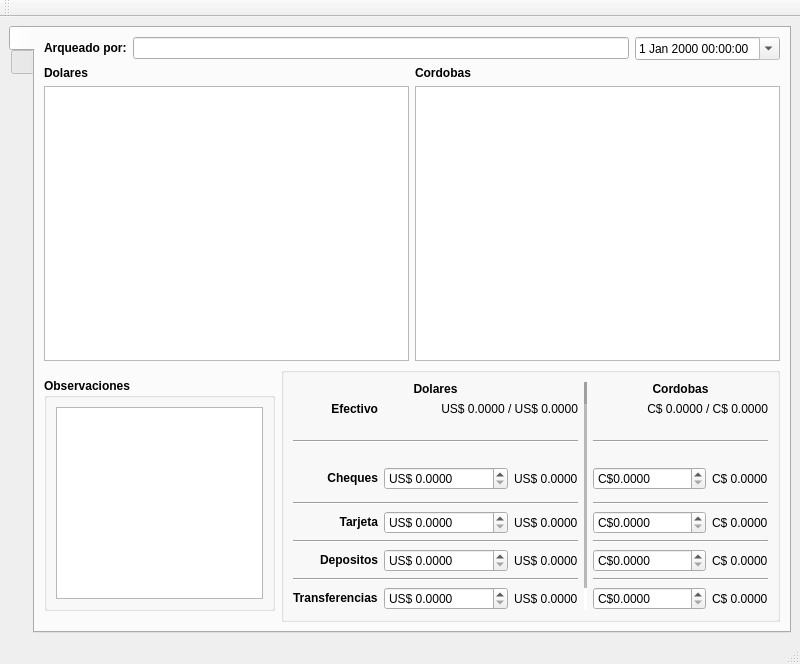
<?xml version="1.0" encoding="UTF-8"?>
<ui version="4.0">
 <class>frmArqueo</class>
 <widget class="QMainWindow" name="frmArqueo">
  <property name="geometry">
   <rect>
    <x>0</x>
    <y>0</y>
    <width>800</width>
    <height>664</height>
   </rect>
  </property>
  <property name="windowTitle">
   <string>Arqueo</string>
  </property>
  <widget class="QWidget" name="centralwidget">
   <layout class="QVBoxLayout" name="verticalLayout">
    <item>
     <widget class="QTabWidget" name="tabWidget">
      <property name="tabPosition">
       <enum>QTabWidget::West</enum>
      </property>
      <property name="currentIndex">
       <number>0</number>
      </property>
      <widget class="QWidget" name="tabdetails">
       <attribute name="icon">
        <iconset resource="res.qrc">
         <normaloff>:/icons/res/document-edit.png</normaloff>:/icons/res/document-edit.png</iconset>
       </attribute>
       <attribute name="title">
        <string notr="true"/>
       </attribute>
       <layout class="QVBoxLayout" name="verticalLayout_3">
        <item>
         <layout class="QHBoxLayout" name="horizontalLayout_2">
          <item>
           <widget class="QLabel" name="label_2">
            <property name="sizePolicy">
             <sizepolicy hsizetype="Fixed" vsizetype="Preferred">
              <horstretch>0</horstretch>
              <verstretch>0</verstretch>
             </sizepolicy>
            </property>
            <property name="text">
             <string>&lt;b&gt;Arqueado por:&lt;/b&gt;</string>
            </property>
           </widget>
          </item>
          <item>
           <widget class="QLineEdit" name="lblUserName">
            <property name="readOnly">
             <bool>true</bool>
            </property>
           </widget>
          </item>
          <item>
           <widget class="QDateTimeEdit" name="dtPicker">
            <property name="enabled">
             <bool>true</bool>
            </property>
            <property name="sizePolicy">
             <sizepolicy hsizetype="Fixed" vsizetype="Fixed">
              <horstretch>0</horstretch>
              <verstretch>0</verstretch>
             </sizepolicy>
            </property>
            <property name="readOnly">
             <bool>true</bool>
            </property>
            <property name="calendarPopup">
             <bool>true</bool>
            </property>
           </widget>
          </item>
         </layout>
        </item>
        <item>
         <layout class="QGridLayout" name="gridLayout">
          <item row="0" column="0">
           <widget class="QLabel" name="label_3">
            <property name="text">
             <string>&lt;!DOCTYPE HTML PUBLIC &quot;-//W3C//DTD HTML 4.0//EN&quot; &quot;http://www.w3.org/TR/REC-html40/strict.dtd&quot;&gt;
&lt;html&gt;&lt;head&gt;&lt;meta name=&quot;qrichtext&quot; content=&quot;1&quot; /&gt;&lt;style type=&quot;text/css&quot;&gt;
p, li { white-space: pre-wrap; }
&lt;/style&gt;&lt;/head&gt;&lt;body style=&quot; font-family:'Sans Serif'; font-size:9pt; font-weight:400; font-style:normal;&quot;&gt;
&lt;p style=&quot; margin-top:0px; margin-bottom:0px; margin-left:0px; margin-right:0px; -qt-block-indent:0; text-indent:0px;&quot;&gt;&lt;span style=&quot; font-weight:600;&quot;&gt;Dolares&lt;/span&gt;&lt;/p&gt;&lt;/body&gt;&lt;/html&gt;</string>
            </property>
           </widget>
          </item>
          <item row="0" column="1">
           <widget class="QLabel" name="label_6">
            <property name="text">
             <string>&lt;!DOCTYPE HTML PUBLIC &quot;-//W3C//DTD HTML 4.0//EN&quot; &quot;http://www.w3.org/TR/REC-html40/strict.dtd&quot;&gt;
&lt;html&gt;&lt;head&gt;&lt;meta name=&quot;qrichtext&quot; content=&quot;1&quot; /&gt;&lt;style type=&quot;text/css&quot;&gt;
p, li { white-space: pre-wrap; }
&lt;/style&gt;&lt;/head&gt;&lt;body style=&quot; font-family:'Sans Serif'; font-size:9pt; font-weight:400; font-style:normal;&quot;&gt;
&lt;p style=&quot; margin-top:0px; margin-bottom:0px; margin-left:0px; margin-right:0px; -qt-block-indent:0; text-indent:0px;&quot;&gt;&lt;span style=&quot; font-weight:600;&quot;&gt;Cordobas&lt;/span&gt;&lt;/p&gt;&lt;/body&gt;&lt;/html&gt;</string>
            </property>
           </widget>
          </item>
          <item row="1" column="0">
           <widget class="QTableView" name="tabledetailsD">
            <property name="sizePolicy">
             <sizepolicy hsizetype="Minimum" vsizetype="Minimum">
              <horstretch>0</horstretch>
              <verstretch>2</verstretch>
             </sizepolicy>
            </property>
            <property name="contextMenuPolicy">
             <enum>Qt::ActionsContextMenu</enum>
            </property>
            <property name="editTriggers">
             <set>QAbstractItemView::NoEditTriggers</set>
            </property>
            <property name="alternatingRowColors">
             <bool>true</bool>
            </property>
            <attribute name="verticalHeaderVisible">
             <bool>false</bool>
            </attribute>
            <attribute name="verticalHeaderVisible">
             <bool>false</bool>
            </attribute>
           </widget>
          </item>
          <item row="1" column="1">
           <widget class="QTableView" name="tabledetailsC">
            <property name="sizePolicy">
             <sizepolicy hsizetype="Minimum" vsizetype="Minimum">
              <horstretch>0</horstretch>
              <verstretch>2</verstretch>
             </sizepolicy>
            </property>
           </widget>
          </item>
         </layout>
        </item>
        <item>
         <layout class="QHBoxLayout" name="horizontalLayout_3">
          <item>
           <widget class="QGroupBox" name="groupBox_2">
            <property name="sizePolicy">
             <sizepolicy hsizetype="Preferred" vsizetype="Maximum">
              <horstretch>1</horstretch>
              <verstretch>0</verstretch>
             </sizepolicy>
            </property>
            <property name="font">
             <font>
              <weight>75</weight>
              <bold>true</bold>
             </font>
            </property>
            <property name="title">
             <string>Observaciones</string>
            </property>
            <layout class="QGridLayout" name="gridLayout_3">
             <item row="0" column="0">
              <widget class="QPlainTextEdit" name="txtObservations">
               <property name="enabled">
                <bool>true</bool>
               </property>
               <property name="sizePolicy">
                <sizepolicy hsizetype="Expanding" vsizetype="Maximum">
                 <horstretch>0</horstretch>
                 <verstretch>0</verstretch>
                </sizepolicy>
               </property>
               <property name="readOnly">
                <bool>true</bool>
               </property>
              </widget>
             </item>
            </layout>
           </widget>
          </item>
          <item>
           <widget class="QGroupBox" name="groupBox">
            <property name="sizePolicy">
             <sizepolicy hsizetype="Minimum" vsizetype="Maximum">
              <horstretch>0</horstretch>
              <verstretch>0</verstretch>
             </sizepolicy>
            </property>
            <property name="toolTip">
             <string>El valor a la derecha de la pleca es lo que se espera haya en caja según
los datos del sistema, el valor a la izquierda es lo que el cajero ha
ingresado.</string>
            </property>
            <property name="title">
             <string/>
            </property>
            <layout class="QGridLayout" name="gridLayout_2">
             <item row="9" column="0">
              <widget class="QLabel" name="label_7">
               <property name="text">
                <string>&lt;b&gt;Cheques&lt;/b&gt;</string>
               </property>
               <property name="alignment">
                <set>Qt::AlignRight|Qt::AlignTrailing|Qt::AlignVCenter</set>
               </property>
              </widget>
             </item>
             <item row="12" column="0">
              <widget class="QLabel" name="label_12">
               <property name="text">
                <string>&lt;b&gt;Tarjeta&lt;/b&gt;</string>
               </property>
               <property name="alignment">
                <set>Qt::AlignRight|Qt::AlignTrailing|Qt::AlignVCenter</set>
               </property>
              </widget>
             </item>
             <item row="14" column="0">
              <widget class="QLabel" name="label_9">
               <property name="text">
                <string>&lt;b&gt;Depositos&lt;/b&gt;</string>
               </property>
               <property name="alignment">
                <set>Qt::AlignRight|Qt::AlignTrailing|Qt::AlignVCenter</set>
               </property>
              </widget>
             </item>
             <item row="1" column="0">
              <widget class="QLabel" name="label_8">
               <property name="text">
                <string>&lt;b&gt;Efectivo&lt;/b&gt;</string>
               </property>
               <property name="alignment">
                <set>Qt::AlignRight|Qt::AlignTrailing|Qt::AlignVCenter</set>
               </property>
              </widget>
             </item>
             <item row="9" column="5">
              <widget class="QLabel" name="lblCkC">
               <property name="text">
                <string>C$ 0.0000</string>
               </property>
              </widget>
             </item>
             <item row="0" column="4" colspan="2">
              <widget class="QLabel" name="label_4">
               <property name="sizePolicy">
                <sizepolicy hsizetype="Preferred" vsizetype="Fixed">
                 <horstretch>0</horstretch>
                 <verstretch>0</verstretch>
                </sizepolicy>
               </property>
               <property name="text">
                <string>&lt;b&gt;Cordobas&lt;/b&gt;</string>
               </property>
               <property name="alignment">
                <set>Qt::AlignCenter</set>
               </property>
              </widget>
             </item>
             <item row="12" column="5">
              <widget class="QLabel" name="lblCardC">
               <property name="text">
                <string>C$ 0.0000</string>
               </property>
              </widget>
             </item>
             <item row="1" column="4" colspan="2">
              <widget class="QLabel" name="lblCashC">
               <property name="text">
                <string>C$ 0.0000 / C$ 0.0000</string>
               </property>
               <property name="alignment">
                <set>Qt::AlignRight|Qt::AlignTrailing|Qt::AlignVCenter</set>
               </property>
              </widget>
             </item>
             <item row="14" column="5">
              <widget class="QLabel" name="lblDepositC">
               <property name="text">
                <string>C$ 0.0000</string>
               </property>
              </widget>
             </item>
             <item row="0" column="0" colspan="3">
              <widget class="QLabel" name="label_5">
               <property name="sizePolicy">
                <sizepolicy hsizetype="Preferred" vsizetype="Fixed">
                 <horstretch>0</horstretch>
                 <verstretch>0</verstretch>
                </sizepolicy>
               </property>
               <property name="text">
                <string>&lt;b&gt;Dolares&lt;/b&gt;</string>
               </property>
               <property name="alignment">
                <set>Qt::AlignCenter</set>
               </property>
              </widget>
             </item>
             <item row="1" column="1" colspan="2">
              <widget class="QLabel" name="lblCashD">
               <property name="text">
                <string>US$ 0.0000 / US$ 0.0000</string>
               </property>
               <property name="alignment">
                <set>Qt::AlignRight|Qt::AlignTrailing|Qt::AlignVCenter</set>
               </property>
              </widget>
             </item>
             <item row="9" column="2">
              <widget class="QLabel" name="lblCkD">
               <property name="text">
                <string>US$ 0.0000</string>
               </property>
              </widget>
             </item>
             <item row="12" column="2">
              <widget class="QLabel" name="lblCardD">
               <property name="text">
                <string>US$ 0.0000</string>
               </property>
              </widget>
             </item>
             <item row="14" column="2">
              <widget class="QLabel" name="lblDepositD">
               <property name="text">
                <string>US$ 0.0000</string>
               </property>
              </widget>
             </item>
             <item row="0" column="3" rowspan="17">
              <widget class="Line" name="line">
               <property name="lineWidth">
                <number>22</number>
               </property>
               <property name="midLineWidth">
                <number>22</number>
               </property>
               <property name="orientation">
                <enum>Qt::Vertical</enum>
               </property>
              </widget>
             </item>
             <item row="5" column="0" colspan="3">
              <widget class="Line" name="line_2">
               <property name="orientation">
                <enum>Qt::Horizontal</enum>
               </property>
              </widget>
             </item>
             <item row="5" column="4" colspan="2">
              <widget class="Line" name="line_3">
               <property name="orientation">
                <enum>Qt::Horizontal</enum>
               </property>
              </widget>
             </item>
             <item row="11" column="0" colspan="3">
              <widget class="Line" name="line_4">
               <property name="orientation">
                <enum>Qt::Horizontal</enum>
               </property>
              </widget>
             </item>
             <item row="11" column="4" colspan="2">
              <widget class="Line" name="line_5">
               <property name="orientation">
                <enum>Qt::Horizontal</enum>
               </property>
              </widget>
             </item>
             <item row="13" column="0" colspan="3">
              <widget class="Line" name="line_6">
               <property name="orientation">
                <enum>Qt::Horizontal</enum>
               </property>
              </widget>
             </item>
             <item row="13" column="4" colspan="2">
              <widget class="Line" name="line_7">
               <property name="orientation">
                <enum>Qt::Horizontal</enum>
               </property>
              </widget>
             </item>
             <item row="9" column="1">
              <widget class="QDoubleSpinBox" name="sbCkD">
               <property name="sizePolicy">
                <sizepolicy hsizetype="MinimumExpanding" vsizetype="Fixed">
                 <horstretch>0</horstretch>
                 <verstretch>0</verstretch>
                </sizepolicy>
               </property>
               <property name="prefix">
                <string>US$ </string>
               </property>
               <property name="decimals">
                <number>4</number>
               </property>
               <property name="maximum">
                <double>999999999.000000000000000</double>
               </property>
              </widget>
             </item>
             <item row="12" column="1">
              <widget class="QDoubleSpinBox" name="sbCardD">
               <property name="sizePolicy">
                <sizepolicy hsizetype="MinimumExpanding" vsizetype="Fixed">
                 <horstretch>0</horstretch>
                 <verstretch>0</verstretch>
                </sizepolicy>
               </property>
               <property name="prefix">
                <string>US$ </string>
               </property>
               <property name="decimals">
                <number>4</number>
               </property>
               <property name="maximum">
                <double>999999999.000000000000000</double>
               </property>
              </widget>
             </item>
             <item row="14" column="1">
              <widget class="QDoubleSpinBox" name="sbDepositD">
               <property name="sizePolicy">
                <sizepolicy hsizetype="MinimumExpanding" vsizetype="Fixed">
                 <horstretch>0</horstretch>
                 <verstretch>0</verstretch>
                </sizepolicy>
               </property>
               <property name="prefix">
                <string>US$ </string>
               </property>
               <property name="decimals">
                <number>4</number>
               </property>
               <property name="maximum">
                <double>999999999.000000000000000</double>
               </property>
              </widget>
             </item>
             <item row="9" column="4">
              <widget class="QDoubleSpinBox" name="sbCkC">
               <property name="sizePolicy">
                <sizepolicy hsizetype="MinimumExpanding" vsizetype="Fixed">
                 <horstretch>0</horstretch>
                 <verstretch>0</verstretch>
                </sizepolicy>
               </property>
               <property name="prefix">
                <string>C$</string>
               </property>
               <property name="suffix">
                <string/>
               </property>
               <property name="decimals">
                <number>4</number>
               </property>
               <property name="maximum">
                <double>999999999.000000000000000</double>
               </property>
              </widget>
             </item>
             <item row="12" column="4">
              <widget class="QDoubleSpinBox" name="sbCardC">
               <property name="sizePolicy">
                <sizepolicy hsizetype="MinimumExpanding" vsizetype="Fixed">
                 <horstretch>0</horstretch>
                 <verstretch>0</verstretch>
                </sizepolicy>
               </property>
               <property name="prefix">
                <string>C$</string>
               </property>
               <property name="suffix">
                <string/>
               </property>
               <property name="decimals">
                <number>4</number>
               </property>
               <property name="maximum">
                <double>999999999.000000000000000</double>
               </property>
              </widget>
             </item>
             <item row="14" column="4">
              <widget class="QDoubleSpinBox" name="sbDepositC">
               <property name="sizePolicy">
                <sizepolicy hsizetype="MinimumExpanding" vsizetype="Fixed">
                 <horstretch>0</horstretch>
                 <verstretch>0</verstretch>
                </sizepolicy>
               </property>
               <property name="prefix">
                <string>C$</string>
               </property>
               <property name="suffix">
                <string/>
               </property>
               <property name="decimals">
                <number>4</number>
               </property>
               <property name="maximum">
                <double>999999999.000000000000000</double>
               </property>
              </widget>
             </item>
             <item row="16" column="0">
              <widget class="QLabel" name="label_10">
               <property name="text">
                <string>&lt;b&gt;Transferencias&lt;/b&gt;</string>
               </property>
              </widget>
             </item>
             <item row="15" column="0" colspan="3">
              <widget class="Line" name="line_8">
               <property name="orientation">
                <enum>Qt::Horizontal</enum>
               </property>
              </widget>
             </item>
             <item row="16" column="1">
              <widget class="QDoubleSpinBox" name="sbTransferD">
               <property name="sizePolicy">
                <sizepolicy hsizetype="MinimumExpanding" vsizetype="Fixed">
                 <horstretch>0</horstretch>
                 <verstretch>0</verstretch>
                </sizepolicy>
               </property>
               <property name="prefix">
                <string>US$ </string>
               </property>
               <property name="decimals">
                <number>4</number>
               </property>
               <property name="maximum">
                <double>999999999.000000000000000</double>
               </property>
              </widget>
             </item>
             <item row="16" column="4">
              <widget class="QDoubleSpinBox" name="sbTransferC">
               <property name="sizePolicy">
                <sizepolicy hsizetype="MinimumExpanding" vsizetype="Fixed">
                 <horstretch>0</horstretch>
                 <verstretch>0</verstretch>
                </sizepolicy>
               </property>
               <property name="prefix">
                <string>C$</string>
               </property>
               <property name="suffix">
                <string/>
               </property>
               <property name="decimals">
                <number>4</number>
               </property>
               <property name="maximum">
                <double>999999999.000000000000000</double>
               </property>
              </widget>
             </item>
             <item row="15" column="4" colspan="2">
              <widget class="Line" name="line_9">
               <property name="orientation">
                <enum>Qt::Horizontal</enum>
               </property>
              </widget>
             </item>
             <item row="16" column="2">
              <widget class="QLabel" name="lblTransferD">
               <property name="text">
                <string>US$ 0.0000</string>
               </property>
              </widget>
             </item>
             <item row="16" column="5">
              <widget class="QLabel" name="lblTransferC">
               <property name="text">
                <string>C$ 0.0000</string>
               </property>
              </widget>
             </item>
            </layout>
           </widget>
          </item>
         </layout>
        </item>
       </layout>
      </widget>
      <widget class="QWidget" name="tabnavigation">
       <attribute name="icon">
        <iconset resource="res.qrc">
         <normaloff>:/icons/res/table.png</normaloff>:/icons/res/table.png</iconset>
       </attribute>
       <attribute name="title">
        <string notr="true"/>
       </attribute>
       <layout class="QVBoxLayout" name="verticalLayout_2">
        <item>
         <widget class="QTableView" name="tablenavigation">
          <property name="contextMenuPolicy">
           <enum>Qt::ActionsContextMenu</enum>
          </property>
          <property name="alternatingRowColors">
           <bool>true</bool>
          </property>
          <property name="selectionMode">
           <enum>QAbstractItemView::SingleSelection</enum>
          </property>
          <property name="selectionBehavior">
           <enum>QAbstractItemView::SelectRows</enum>
          </property>
          <property name="sortingEnabled">
           <bool>true</bool>
          </property>
          <attribute name="horizontalHeaderStretchLastSection">
           <bool>true</bool>
          </attribute>
          <attribute name="horizontalHeaderStretchLastSection">
           <bool>true</bool>
          </attribute>
         </widget>
        </item>
        <item>
         <layout class="QHBoxLayout" name="horizontalLayout">
          <item>
           <widget class="QLabel" name="label">
            <property name="text">
             <string>&lt;b&gt;&amp;Buscar&lt;/b&gt;</string>
            </property>
            <property name="buddy">
             <cstring>txtSearch</cstring>
            </property>
           </widget>
          </item>
          <item>
           <widget class="QLineEdit" name="txtSearch"/>
          </item>
         </layout>
        </item>
       </layout>
      </widget>
     </widget>
    </item>
   </layout>
  </widget>
  <widget class="QStatusBar" name="statusbar"/>
  <widget class="QToolBar" name="toolBar">
   <property name="windowTitle">
    <string>Arqueo</string>
   </property>
   <attribute name="toolBarArea">
    <enum>TopToolBarArea</enum>
   </attribute>
   <attribute name="toolBarBreak">
    <bool>false</bool>
   </attribute>
  </widget>
 </widget>
 <resources>
  <include location="res.qrc"/>
 </resources>
 <connections/>
</ui>
